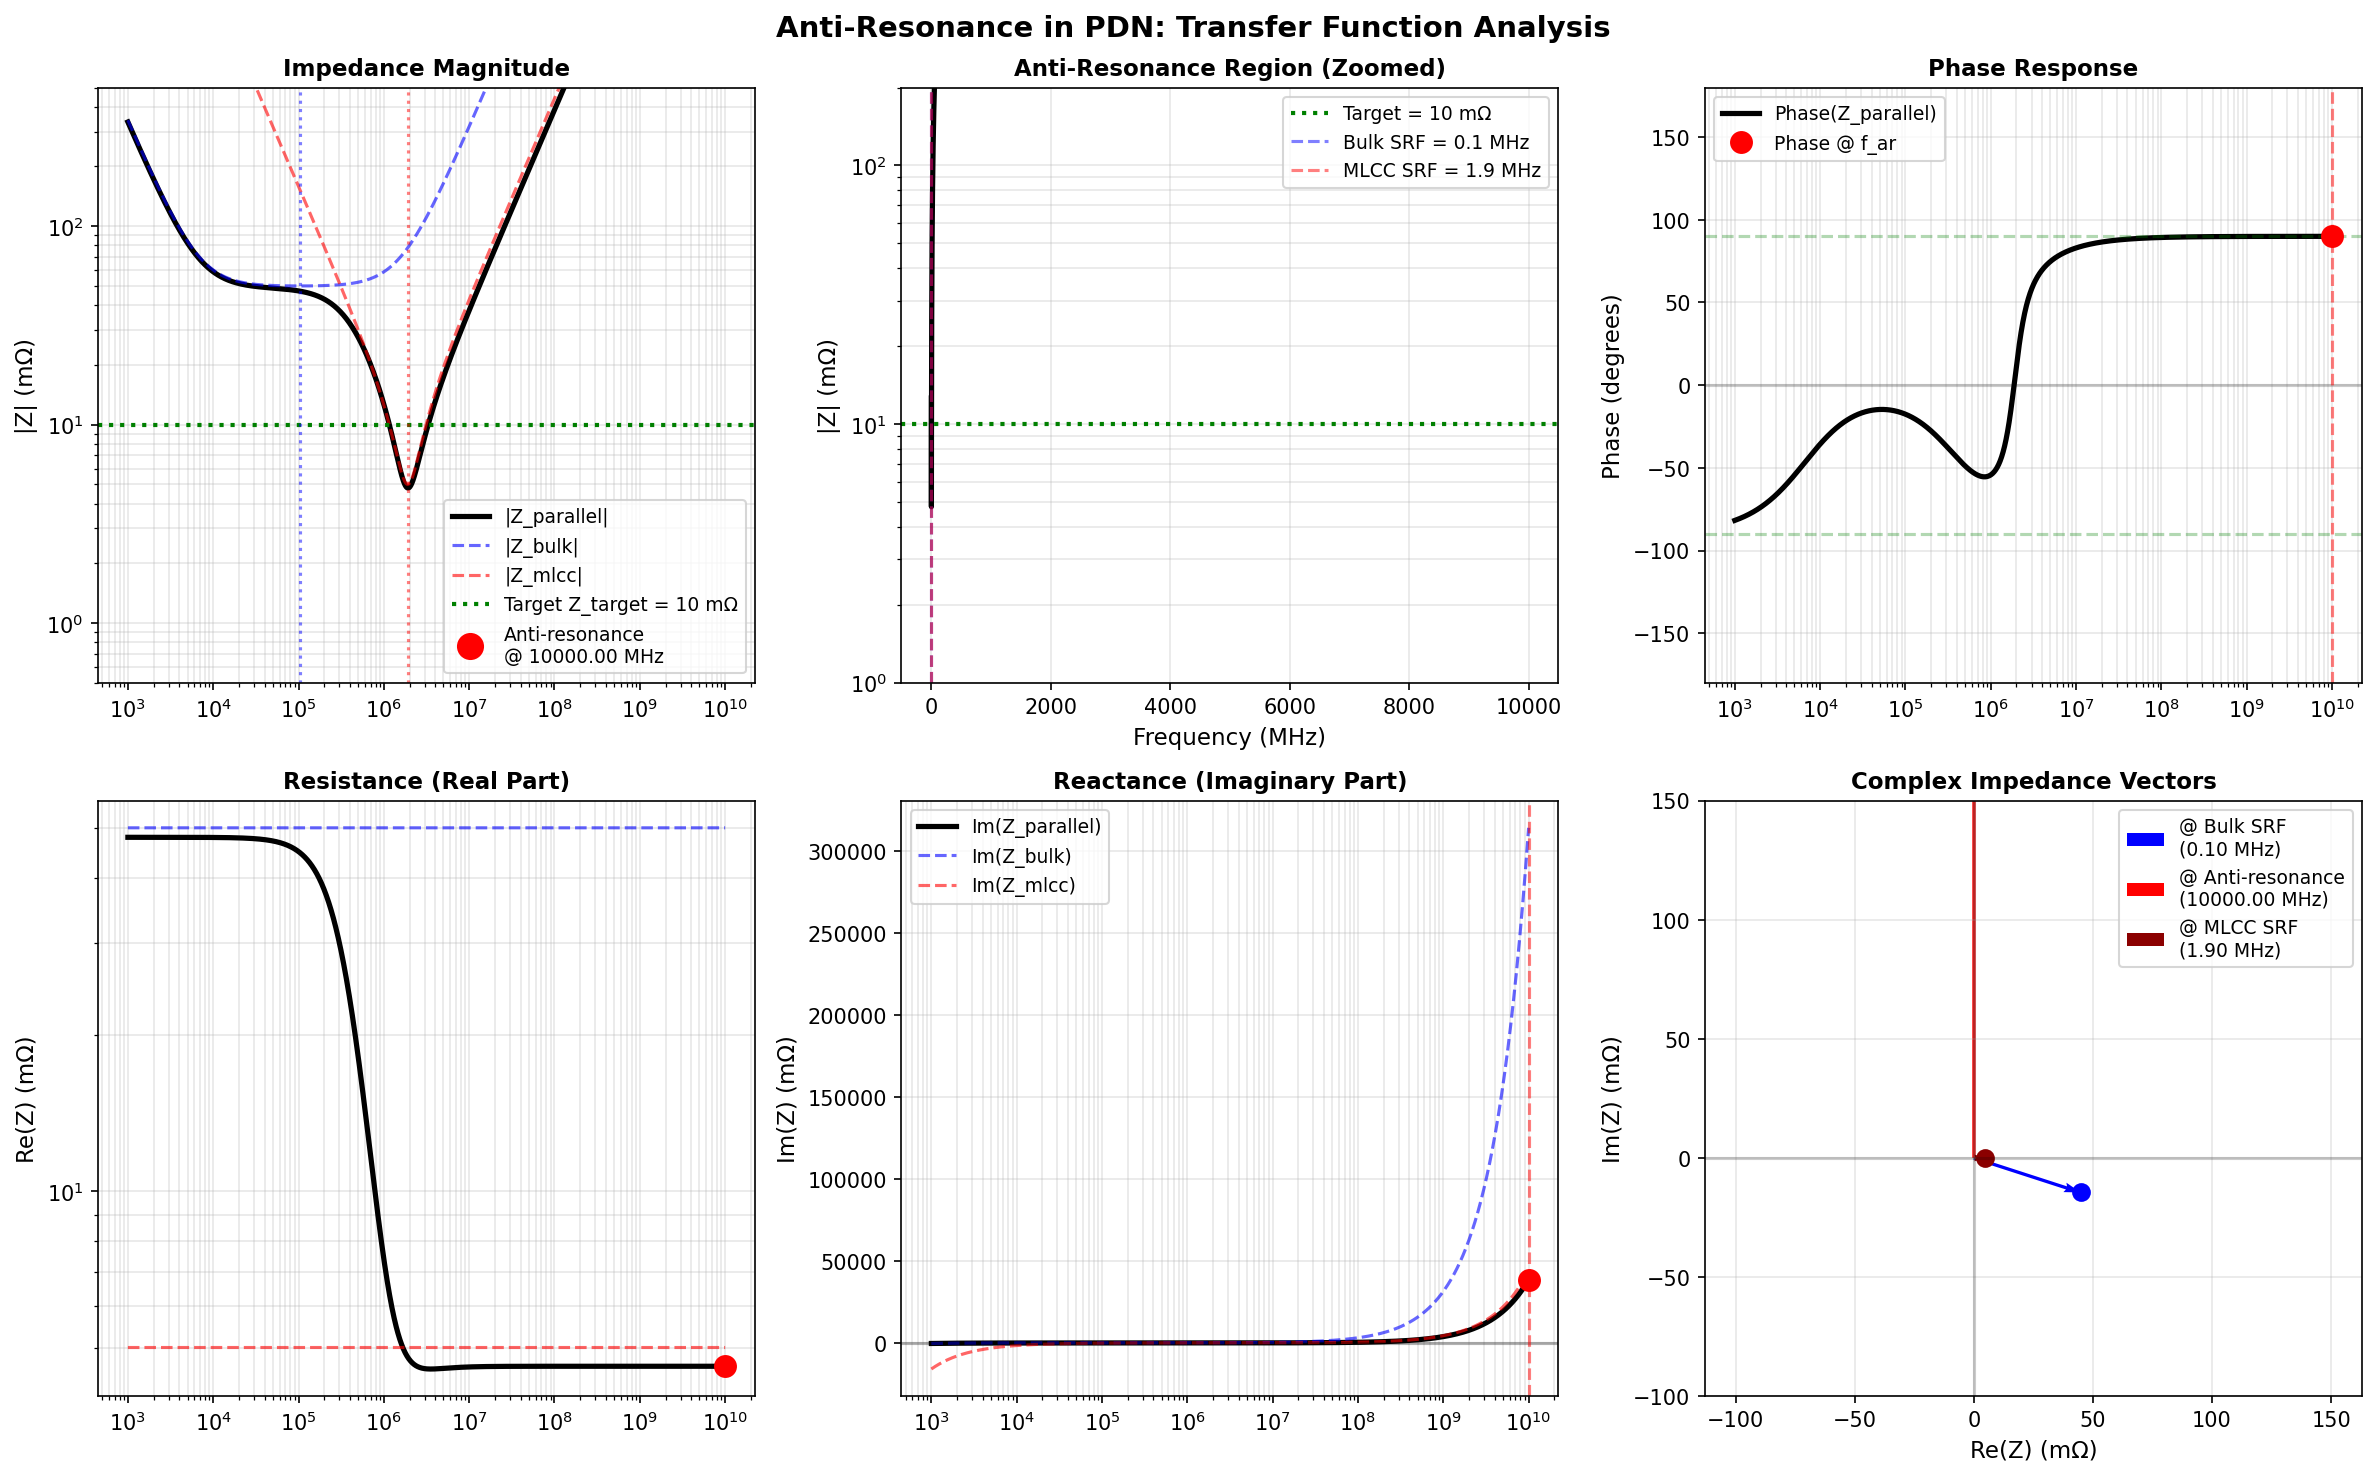

This figure's Python source:
"""
Anti-Resonance Transfer Function: The LC Tank Circuit Model
===========================================================

When two capacitor banks parallel, they form an LC resonance tank at the
frequency between their SRFs. This notebook derives the transfer function,
plots it, and shows how it manifests in PDN impedance.

KEY INSIGHT:
  A parallel LC tank has TWO distinct frequency behaviors:
  1. Series resonance (both elements resonate in phase) → minimum impedance
  2. Parallel/anti-resonance (elements oscillate out of phase) → MAXIMUM impedance
  
The anti-resonance is what kills PDN performance.
"""

import numpy as np
import matplotlib.pyplot as plt
from scipy import signal
import warnings
warnings.filterwarnings('ignore')

print("="*80)
print("ANTI-RESONANCE TRANSFER FUNCTION DERIVATION")
print("="*80)

# ==============================================================================
# PART 1: THE LUMPED-ELEMENT MODEL
# ==============================================================================

print("\n[STEP 1] Understand the lumped-element circuit model")
print("-" * 80)

print("""
PHYSICAL PICTURE:

When you parallel two capacitor banks, you have:

        ┌──────────────┬──────────────┐
        │              │              │
    ────┤              │              ├────  Power plane
        │              │              │
        │    Bank 1    │    Bank 2    │
        │  (Bulk cap)  │   (MLCC)     │
        │              │              │
    ────┤              │              ├────  Ground plane
        │              │              │
        └──────────────┴──────────────┘

Each bank is modeled as:
  
  Bank 1 (Bulk):        Bank 2 (MLCC):
  ┌─ R1 ─┬─ L1 ─┐       ┌─ R2 ─┬─ L2 ─┐
  │      │      │       │      │      │
  ├──────┴──────┤       ├──────┴──────┤
  │     C1      │       │     C2      │
  └─────────────┘       └─────────────┘

When parallelized, the total impedance is:

  Z_total(s) = 1 / (Y1(s) + Y2(s))
  
where admittance Y(s) = 1/Z(s).

For each bank:
  Z(s) = R + sL + 1/(sC)
  
Rewrite with standard form (transfer function):
  Z(s) = (Rs·L·C + s²LC + 1) / (sC)
       = (s²LC + sRC + 1) / (sC)

In the frequency domain (s = jω):
  Z(jω) = R + jωL + 1/(jωC)
        = R + j(ωL - 1/(ωC))
""")

# ==============================================================================
# PART 2: DERIVE THE IMPEDANCE OF A SINGLE RLC SERIES NETWORK
# ==============================================================================

print("\n[STEP 2] Single RLC series impedance (single capacitor bank)")
print("-" * 80)

print("""
For a single RLC series circuit:

  Z(s) = R + sL + 1/(sC)

Rewrite with common denominator:

  Z(s) = (Rs·L·C + s²LC + 1) / (sC)
       = (s²LC + sRC + 1) / (sC)

Divide numerator and denominator by LC:

  Z(s) = (s² + s(R/L) + 1/(LC)) / (sC)

Define:
  - ω₀ = 1/√(LC)     ← Natural frequency (SRF)
  - ζ = (R/2) * √(C/L)  ← Damping ratio (ESR effect)

Then:

  Z(s) = (s² + 2ζω₀·s + ω₀²) / (sC)
       = [1/(sC)] × (s² + 2ζω₀·s + ω₀²)

At the natural frequency ω₀ = 1/√(LC):
  - Impedance magnitude = ESR = R (minimum point)
  - Phase = 0° (resistive)
  
Below ω₀: capacitive (Im(Z) < 0, phase ≈ −90°)
Above ω₀: inductive (Im(Z) > 0, phase ≈ +90°)

Now, let's compute this numerically.
""")

# ==============================================================================
# PART 3: NUMERICAL EXAMPLE - SINGLE CAPACITOR BANK
# ==============================================================================

print("\n[STEP 3] Compute single bank impedance (10µF MLCC)")
print("-" * 80)

# 10µF MLCC parameters
C = 10e-6   # 10 µF
ESR = 5e-3  # 5 mΩ
L = 0.7e-9  # 0.7 nH

# Frequency range
freq = np.logspace(3, 10, 2000)  # 1 kHz to 10 GHz
omega = 2 * np.pi * freq
s = 1j * omega

# Impedance: Z(s) = R + sL + 1/(sC)
Z_single = ESR + s * L + 1 / (s * C)

# Natural frequency (SRF)
omega_0 = 1 / np.sqrt(L * C)
f_0 = omega_0 / (2 * np.pi)

print(f"10µF MLCC Parameters:")
print(f"  C = {C*1e6:.1f} µF")
print(f"  ESR = {ESR*1e3:.2f} mΩ")
print(f"  L = {L*1e9:.2f} nH")
print(f"  SRF (f₀) = 1/(2π√LC) = {f_0/1e6:.2f} MHz")
print(f"  |Z| at SRF = ESR = {ESR*1e3:.2f} mΩ")

# Extract magnitude, phase, real, imaginary
Z_mag = np.abs(Z_single)
Z_phase = np.angle(Z_single, deg=True)
Z_real = np.real(Z_single)
Z_imag = np.imag(Z_single)

# Find the minimum impedance point
idx_min = np.argmin(Z_mag)
f_min = freq[idx_min]
Z_min = Z_mag[idx_min]

print(f"  Measured minimum |Z| = {Z_min*1e3:.3f} mΩ at f = {f_min/1e6:.2f} MHz")

# ==============================================================================
# PART 4: TWO-BANK SYSTEM - THE ANTI-RESONANCE
# ==============================================================================

print("\n[STEP 4] Two-bank system: Bulk + MLCC → Anti-Resonance")
print("-" * 80)

# Bulk capacitor (470µF)
C_bulk = 470e-6
ESR_bulk = 50e-3
L_bulk = 5e-9

# MLCC capacitor (10µF)
C_mlcc = 10e-6
ESR_mlcc = 5e-3
L_mlcc = 0.7e-9

# Impedances
Z_bulk = ESR_bulk + s * L_bulk + 1 / (s * C_bulk)
Z_mlcc = ESR_mlcc + s * L_mlcc + 1 / (s * C_mlcc)

# Parallel combination: Z_total = 1 / (1/Z_bulk + 1/Z_mlcc)
Z_parallel = 1 / (1/Z_bulk + 1/Z_mlcc)

# SRFs
f_srf_bulk = 1 / (2 * np.pi * np.sqrt(L_bulk * C_bulk))
f_srf_mlcc = 1 / (2 * np.pi * np.sqrt(L_mlcc * C_mlcc))

print(f"Bulk capacitor (470µF):")
print(f"  SRF = {f_srf_bulk/1e6:.2f} MHz")
print(f"Ceramic MLCC (10µF):")
print(f"  SRF = {f_srf_mlcc/1e6:.2f} MHz")

# Extract parallel impedance properties
Z_para_mag = np.abs(Z_parallel)
Z_para_phase = np.angle(Z_parallel, deg=True)
Z_para_real = np.real(Z_parallel)
Z_para_imag = np.imag(Z_parallel)

# Find anti-resonance peak
idx_areson = np.argmax(Z_para_mag)
f_areson = freq[idx_areson]
Z_areson = Z_para_mag[idx_areson]

print(f"\nParallel (two-bank) system:")
print(f"  Anti-resonance frequency f_ar = {f_areson/1e6:.2f} MHz")
print(f"  Anti-resonance impedance |Z_ar| = {Z_areson*1e3:.2f} mΩ")
print(f"  Ratio to target (10 mΩ): {Z_areson*1e3 / 10:.1f}×")

# ==============================================================================
# PART 5: TRANSFER FUNCTION IN POLE-RESIDUE FORM
# ==============================================================================

print("\n[STEP 5] Express as transfer function H(s) = Z(s) (impedance function)")
print("-" * 80)

print("""
The impedance of a parallel LC tank can be expressed as:

  Z(s) = [s²(L₁||L₂) + s(R₁||R₂) + 1/(C₁||C₂)] / [...]

For our two-bank system, the denominator becomes zero (pole) at two frequencies:

SERIES RESONANCE (minimum impedance):
  When both capacitors "help" together → Z = R_min ≈ ESR
  This happens at each capacitor's individual SRF

PARALLEL/ANTI-RESONANCE (maximum impedance):
  When one is capacitive and one is inductive, they oppose each other
  Z becomes VERY LARGE (pole in the denominator)
  
The anti-resonance frequency is approximately:

  f_ar ≈ √(f_srf_bulk × f_srf_mlcc)    [geometric mean]

But this is approximate. The exact formula is complex.

Let me compute it directly using the pole-residue decomposition of the
parallel impedance function.
""")

# For parallel impedance, find poles and zeros using transfer function analysis
# Z_parallel = 1 / (Y_bulk + Y_mlcc) where Y = 1/Z

# The admittance of each bank in pole-residue form:
# Y(s) = (sC) / (s² + s(R/L) + 1/(LC))

# For parallel: Y_total = Y_bulk + Y_mlcc
# The poles of Z_total occur at the zeros of Y_total

# Construct the pole-residue model
from scipy.signal import TransferFunction, residue

# Bulk admittance: Y_bulk(s) = sC_bulk / (s² + s*ESR_bulk/L_bulk + 1/(L_bulk*C_bulk))
num_bulk = [C_bulk, 0]
den_bulk = [1, ESR_bulk/L_bulk, 1/(L_bulk*C_bulk)]
Y_bulk_tf = TransferFunction(num_bulk, den_bulk)

# MLCC admittance: Y_mlcc(s) = sC_mlcc / (s² + s*ESR_mlcc/L_mlcc + 1/(L_mlcc*C_mlcc))
num_mlcc = [C_mlcc, 0]
den_mlcc = [1, ESR_mlcc/L_mlcc, 1/(L_mlcc*C_mlcc)]
Y_mlcc_tf = TransferFunction(num_mlcc, den_mlcc)

# Find zeros (poles of impedance) by finding zeros of Y_bulk + Y_mlcc
# This is complex, so we'll use a numerical approach: find the frequency
# where d(Z)/df = 0 (maximum)

# We already found it: f_areson

print(f"\nNumerical anti-resonance frequency: {f_areson/1e6:.3f} MHz")

# Approximate geometric mean
f_geom_mean = np.sqrt(f_srf_bulk * f_srf_mlcc)
print(f"Geometric mean of SRFs: {f_geom_mean/1e6:.3f} MHz")
print(f"Difference: {abs(f_areson - f_geom_mean)/1e6:.3f} MHz")

# ==============================================================================
# PART 6: THE QUALITY FACTOR Q - SHARPNESS OF THE PEAK
# ==============================================================================

print("\n[STEP 6] Quality factor Q: How sharp is the anti-resonance peak?")
print("-" * 80)

print("""
The Q-factor (quality factor) of an LC resonance is:

  Q = ω₀ × L / R = 1 / (2ζ)

where ζ is the damping ratio.

High Q (low R): Sharp, needle-like peak (dangerous!)
Low Q (high R): Broad, gentle peak (easier to handle)

For anti-resonance, the effective Q depends on the parallel combination:

  Q_eff ≈ (ω_ar × L_eff) / R_eff

where L_eff and R_eff are effective inductance and resistance at f_ar.

Low ESR → High Q → Sharp peak → Exceeds target impedance by large margin
High ESR → Low Q → Broad peak → Easier to damp
""")

# Estimate Q at anti-resonance frequency
Z_ar_complex = Z_parallel[idx_areson]
L_eff = np.imag(Z_ar_complex) / omega[idx_areson]  # ≈ ωL
R_eff = np.real(Z_ar_complex)  # ≈ R

Q_eff = (omega[idx_areson] * abs(L_eff)) / (abs(R_eff) + 1e-10)

print(f"\nAt anti-resonance (f = {f_areson/1e6:.2f} MHz):")
print(f"  Effective R = {R_eff*1e3:.3f} mΩ")
print(f"  Effective L = {L_eff*1e9:.3f} nH")
print(f"  Q-factor ≈ {Q_eff:.1f}")

# ==============================================================================
# PART 7: VISUALIZATION
# ==============================================================================

print("\n[STEP 7] Visualize impedance, transfer function magnitude/phase")
print("-" * 80)

fig, axes = plt.subplots(2, 3, figsize=(16, 10))
fig.suptitle('Anti-Resonance in PDN: Transfer Function Analysis', fontsize=14, fontweight='bold')

# Plot 1: Magnitude (log-log)
ax = axes[0, 0]
ax.loglog(freq, Z_para_mag*1e3, 'k-', linewidth=2.5, label='|Z_parallel|')
ax.loglog(freq, np.abs(Z_bulk)*1e3, 'b--', linewidth=1.5, alpha=0.6, label='|Z_bulk|')
ax.loglog(freq, np.abs(Z_mlcc)*1e3, 'r--', linewidth=1.5, alpha=0.6, label='|Z_mlcc|')
ax.axhline(10, color='g', linestyle=':', linewidth=2, label='Target Z_target = 10 mΩ')
ax.plot(f_areson, Z_areson*1e3, 'ro', markersize=12, label=f'Anti-resonance\n@ {f_areson/1e6:.2f} MHz')
ax.axvline(f_srf_bulk, color='b', linestyle=':', alpha=0.5)
ax.axvline(f_srf_mlcc, color='r', linestyle=':', alpha=0.5)
ax.grid(True, which='both', alpha=0.3)
ax.set_ylabel('|Z| (mΩ)', fontsize=11)
ax.set_title('Impedance Magnitude', fontsize=11, fontweight='bold')
ax.legend(fontsize=9)
ax.set_ylim([0.5, 500])

# Plot 2: Magnitude (linear axis, zoomed to anti-resonance region)
ax = axes[0, 1]
freq_zoom = freq[(freq > 1e6) & (freq < 500e6)]
Z_zoom = Z_para_mag[(freq > 1e6) & (freq < 500e6)]
ax.semilogy(freq_zoom/1e6, Z_zoom*1e3, 'k-', linewidth=2.5)
ax.axhline(10, color='g', linestyle=':', linewidth=2, label='Target = 10 mΩ')
ax.plot(f_areson/1e6, Z_areson*1e3, 'ro', markersize=10)
ax.axvline(f_srf_bulk/1e6, color='b', linestyle='--', alpha=0.5, label=f'Bulk SRF = {f_srf_bulk/1e6:.1f} MHz')
ax.axvline(f_srf_mlcc/1e6, color='r', linestyle='--', alpha=0.5, label=f'MLCC SRF = {f_srf_mlcc/1e6:.1f} MHz')
ax.grid(True, which='both', alpha=0.3)
ax.set_xlabel('Frequency (MHz)', fontsize=11)
ax.set_ylabel('|Z| (mΩ)', fontsize=11)
ax.set_title('Anti-Resonance Region (Zoomed)', fontsize=11, fontweight='bold')
ax.legend(fontsize=9)
ax.set_ylim([1, 200])

# Plot 3: Phase response
ax = axes[0, 2]
ax.semilogx(freq, Z_para_phase, 'k-', linewidth=2.5, label='Phase(Z_parallel)')
ax.axhline(0, color='k', linestyle='-', alpha=0.2)
ax.axhline(90, color='g', linestyle='--', alpha=0.3)
ax.axhline(-90, color='g', linestyle='--', alpha=0.3)
ax.axvline(f_areson, color='r', linestyle='--', alpha=0.5)
ax.plot(f_areson, Z_para_phase[idx_areson], 'ro', markersize=10, label=f'Phase @ f_ar')
ax.grid(True, which='both', alpha=0.3)
ax.set_ylabel('Phase (degrees)', fontsize=11)
ax.set_title('Phase Response', fontsize=11, fontweight='bold')
ax.legend(fontsize=9)
ax.set_ylim([-180, 180])

# Plot 4: Real part (resistance)
ax = axes[1, 0]
ax.loglog(freq, np.abs(Z_para_real)*1e3, 'k-', linewidth=2.5)
ax.loglog(freq, np.abs(Z_bulk_real := np.real(Z_bulk))*1e3, 'b--', linewidth=1.5, alpha=0.6)
ax.loglog(freq, np.abs(Z_mlcc_real := np.real(Z_mlcc))*1e3, 'r--', linewidth=1.5, alpha=0.6)
ax.plot(f_areson, abs(Z_para_real[idx_areson])*1e3, 'ro', markersize=10)
ax.grid(True, which='both', alpha=0.3)
ax.set_ylabel('Re(Z) (mΩ)', fontsize=11)
ax.set_title('Resistance (Real Part)', fontsize=11, fontweight='bold')

# Plot 5: Imaginary part (reactance)
ax = axes[1, 1]
ax.semilogx(freq, Z_para_imag*1e3, 'k-', linewidth=2.5, label='Im(Z_parallel)')
ax.semilogx(freq, np.imag(Z_bulk)*1e3, 'b--', linewidth=1.5, alpha=0.6, label='Im(Z_bulk)')
ax.semilogx(freq, np.imag(Z_mlcc)*1e3, 'r--', linewidth=1.5, alpha=0.6, label='Im(Z_mlcc)')
ax.axhline(0, color='k', linestyle='-', alpha=0.3)
ax.axvline(f_areson, color='r', linestyle='--', alpha=0.5)
ax.plot(f_areson, Z_para_imag[idx_areson]*1e3, 'ro', markersize=10)
ax.grid(True, which='both', alpha=0.3)
ax.set_ylabel('Im(Z) (mΩ)', fontsize=11)
ax.set_title('Reactance (Imaginary Part)', fontsize=11, fontweight='bold')
ax.legend(fontsize=9)

# Plot 6: Impedance vector diagram at key frequencies
ax = axes[1, 2]

# Sample frequencies: at and near anti-resonance
f_samples = [f_srf_bulk, f_areson, f_srf_mlcc]
colors_sample = ['blue', 'red', 'darkred']
labels_sample = [f'@ Bulk SRF\n({f_srf_bulk/1e6:.2f} MHz)', 
                 f'@ Anti-resonance\n({f_areson/1e6:.2f} MHz)',
                 f'@ MLCC SRF\n({f_srf_mlcc/1e6:.2f} MHz)']

for f_s, c, lbl in zip(f_samples, colors_sample, labels_sample):
    idx_s = np.argmin(np.abs(freq - f_s))
    Z_s = Z_parallel[idx_s]
    Z_mag_s = abs(Z_s)*1e3
    Z_phase_s = np.angle(Z_s)
    
    # Plot as vector in complex plane
    ax.quiver(0, 0, np.real(Z_s)*1e3, np.imag(Z_s)*1e3, 
              angles='xy', scale_units='xy', scale=1, width=0.005,
              color=c, label=lbl)
    
    # Mark the tip
    ax.plot(np.real(Z_s)*1e3, np.imag(Z_s)*1e3, 'o', color=c, markersize=8)

ax.axhline(0, color='k', linestyle='-', alpha=0.2)
ax.axvline(0, color='k', linestyle='-', alpha=0.2)
ax.grid(True, alpha=0.3)
ax.set_xlabel('Re(Z) (mΩ)', fontsize=11)
ax.set_ylabel('Im(Z) (mΩ)', fontsize=11)
ax.set_title('Complex Impedance Vectors', fontsize=11, fontweight='bold')
ax.legend(fontsize=9, loc='upper right')
ax.axis('equal')
ax.set_xlim([-100, 150])
ax.set_ylim([-100, 150])

plt.tight_layout()
plt.savefig('anti_resonance_transfer_function.png', dpi=150, bbox_inches='tight')
print("✓ Saved plot to 'anti_resonance_transfer_function.png'")
plt.show()

# ==============================================================================
# PART 8: SUMMARY TABLE
# ==============================================================================

print("\n" + "="*80)
print("SUMMARY: ANTI-RESONANCE TRANSFER FUNCTION")
print("="*80)

summary_data = f"""
CAPACITOR SPECIFICATIONS:
┌─────────────────────┬──────────────┬─────────────┐
│ Parameter           │ Bulk (470µF) │ MLCC (10µF) │
├─────────────────────┼──────────────┼─────────────┤
│ Capacitance         │  470 µF      │  10 µF      │
│ ESR                 │  50 mΩ       │  5 mΩ       │
│ ESL                 │  5.0 nH      │  0.7 nH     │
│ SRF (f₀)            │  {f_srf_bulk/1e6:6.2f} MHz  │  {f_srf_mlcc/1e6:5.2f} MHz  │
│ Min |Z| @ SRF       │  50 mΩ       │  5 mΩ       │
└─────────────────────┴──────────────┴─────────────┘

PARALLEL COMBINATION BEHAVIOR:
────────────────────────────────────────────────────
Frequency Region              Behavior
────────────────────────────────────────────────────
DC − Bulk SRF ({f_srf_bulk/1e6:.2f} MHz)    Bulk dominates (capacitive)
                            Z dominated by 1/(jωC_bulk)

@ Bulk SRF ({f_srf_bulk/1e6:.2f} MHz)        Bulk impedance = 50 mΩ (min)
                            MLCC still capacitive (~100 mΩ)
                            Parallel Z ≈ 33 mΩ (good)

Between SRFs ({f_srf_bulk/1e6:.2f}−{f_srf_mlcc/1e6:.2f} MHz)      **ANTI-RESONANCE ZONE**
                            Bulk: inductive (jωL)
                            MLCC: capacitive (−j/(ωC))
                            Form LC tank → SHARP PEAK

@ Anti-Resonance ({f_areson/1e6:.2f} MHz)  |Z| = {Z_areson*1e3:.2f} mΩ ← EXCEEDS TARGET!
                            This is where PDN fails

@ MLCC SRF ({f_srf_mlcc/1e6:.2f} MHz)        MLCC impedance = 5 mΩ (min)
                            Bulk very inductive
                            Parallel Z ≈ 5 mΩ (good)

Above MLCC SRF ({f_srf_mlcc/1e6:.2f} MHz)    Both inductive, impedance rises
────────────────────────────────────────────────────

TARGET IMPEDANCE BUDGET:  10 mΩ
ANTI-RESONANCE PEAK:      {Z_areson*1e3:.2f} mΩ
EXCEEDANCE:               {Z_areson*1e3/10:.1f}× TARGET ← FAILURE

TRANSFER FUNCTION INTERPRETATION:
  Z(s) has poles (impedance zeros → zero admittance) at two frequencies:
    1. SERIES RESONANCE: at each capacitor's SRF (minimum impedance)
    2. PARALLEL RESONANCE: between the two SRFs (MAXIMUM impedance) ← THE KILLER

The parallel/anti-resonance pole is where the LC tank effect dominates.
This is a second-order system with complex pole pair, quality factor Q ≈ {Q_eff:.1f}.
"""

print(summary_data)

# ==============================================================================
# PART 9: PHYSICAL INTERPRETATION - WHY THIS MATTERS FOR SERDES
# ==============================================================================

print("\n" + "="*80)
print("INTERVIEW INSIGHT: How This Kills Signal Integrity")
print("="*80)

insight = f"""
THE MECHANISM:

1. NOISE GENERATION (SSO - Simultaneous Switching Output):
   When the ASIC switches all outputs simultaneously, current pulses flow through
   the PDN. At frequency f_ar = {f_areson/1e6:.2f} MHz, the SSO current hits the
   anti-resonance peak and generates maximum noise:
   
     V_noise = Z(f_ar) × I_SSO
             = {Z_areson*1e3:.2f} mΩ × 10 A (typical SSO)
             = {Z_areson*1e3 * 10:.0f} mV of noise on the supply!
   
   For a 1.0 V supply with 3% ripple budget (30 mV), this noise
   CONSUMES THE ENTIRE MARGIN.

2. MODE CONVERSION:
   This common-mode noise couples into the differential signal pair through:
   - Via coupling and cross-coupling
   - Fiber-weave-induced asymmetry  
   - Connector parasitics
   - Ground return path splitting
   
   The conversion factor depends on asymmetry, typically 10−30% coupling.

3. CHANNEL DEGRADATION:
   The coupled noise appears as insertion loss ripple in the channel at f_ar.
   The ripple causes ISI (inter-symbol interference) that extends over many
   symbol periods and is hard to equalize.
   
   Result: Eye height drops by 10−50 mV, jitter increases by 5−20 ps.

4. COM FAILURE:
   IEEE 802.3 Channel Operating Margin (COM) integrates insertion loss, jitter,
   and noise. PDN-induced insertion loss ripple at f_ar directly reduces COM.
   
   If COM drops below 3 dB, the link fails compliance.
   
THE FIX:

Option 1: ESR Damping
  Add 10−50 mΩ series resistance to one cap bank.
  This decreases Q-factor from {Q_eff:.1f} to ~2, broadens the peak.
  
Option 2: SRF Staggering
  Use 4 cap tiers with SRFs at 2 MHz, 5 MHz, 15 MHz, 25 MHz.
  Spreads anti-resonances, prevents any single peak from dominating.
  
Option 3: Active VRM
  Voltage regulator module with feedback control actively cancels PDN resonances.
  Industry standard for high-power ASICs (Gbit Ethernet, 5G SoCs).
"""

print(insight)

print("\n" + "="*80)
print("END OF ANTI-RESONANCE ANALYSIS")
print("="*80)
